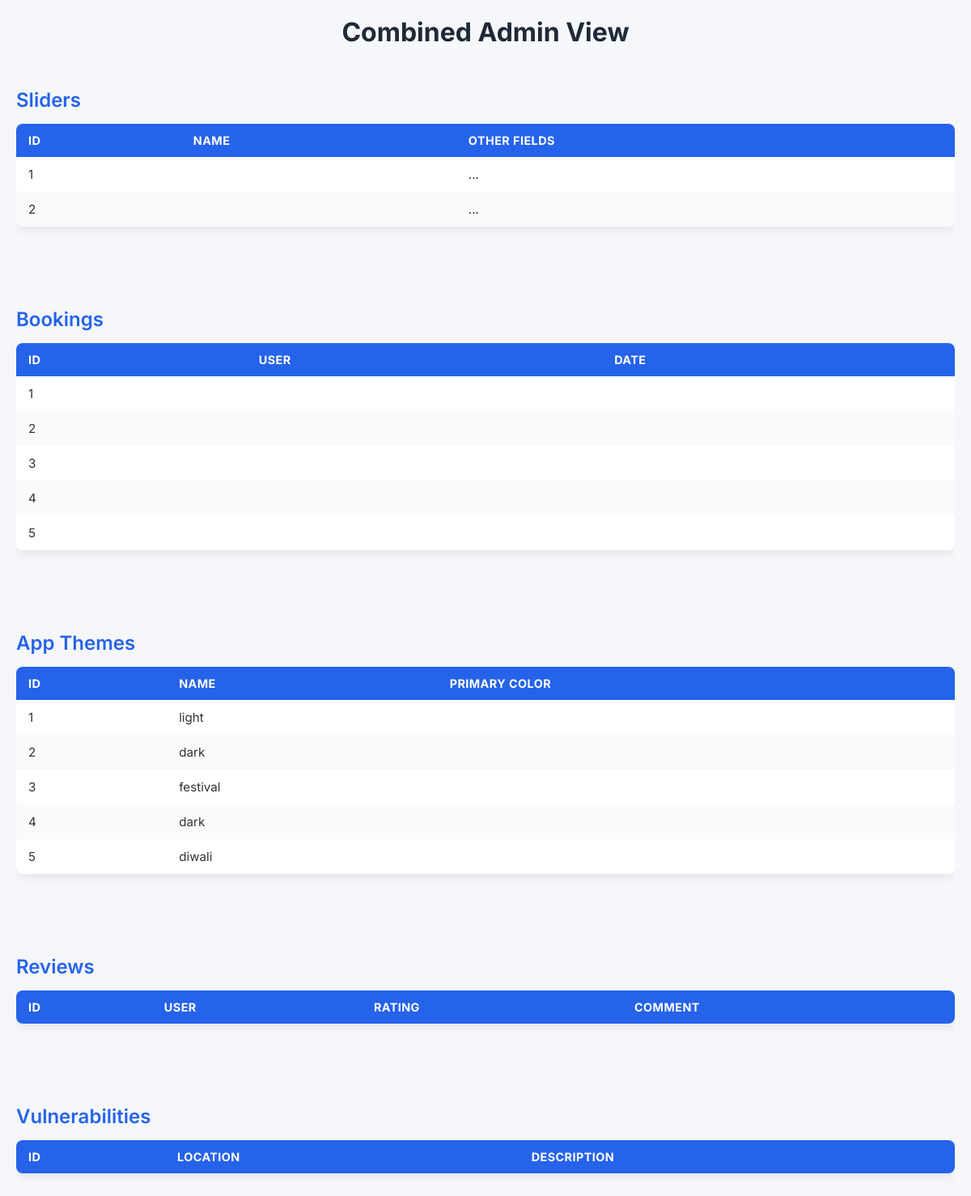
/combined-admin/ (signed in), run on an earlier commit of the app's database.
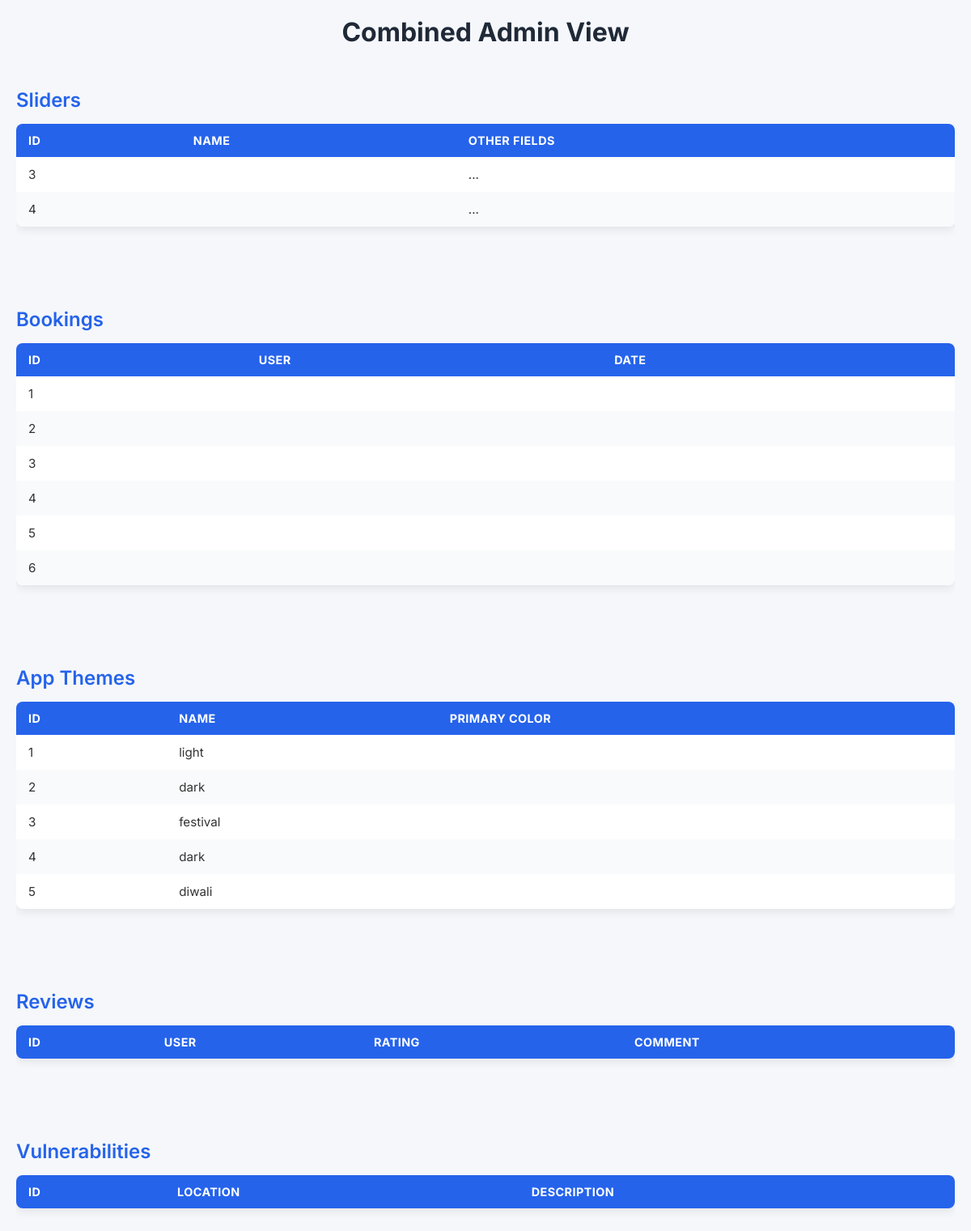
And on a later commit of the database.
### sliders/models.py (models this page shows, shortened)
class Slider(models.Model):
    title = models.CharField(max_length=100, blank=True)
    image = models.ImageField(upload_to='sliders/')
    is_active = models.BooleanField(default=True)
    created_at = models.DateTimeField(auto_now_add=True)

### locations/models.py (models this page shows, shortened)
class Booking(models.Model):
    user_id = models.IntegerField()
    service_id = models.IntegerField()
    latitude = models.FloatField()
    longitude = models.FloatField()
    address = models.CharField(max_length=255, blank=True)
    status = models.CharField(max_length=50, default="pending")
    created_at = models.DateTimeField(auto_now_add=True)

### theme/models.py (models this page shows, shortened)
class AppTheme(models.Model):
    THEME_CHOICES = (
        ('light', 'Light'),
        ('dark', 'Dark'),
        ('festival', 'Festival'),
        ("diwali", "Diwali"),
    )
    name = models.CharField(max_length=20, choices=THEME_CHOICES, default='light')
    is_active = models.BooleanField(default=False)

### backend/urls.py (the view)
# urls.py: path('combined-admin/', combined_view),
@staff_member_required
def combined_view(request):
    sliders = Slider.objects.all()
    bookings = Booking.objects.all()
    themes = AppTheme.objects.all()
    return render(request, 'admin/combined.html', {
        'sliders': sliders,
        'bookings': bookings,
        'themes': themes,
    })

### templates/admin/combined.html (shortened to what this page needs)
<!DOCTYPE html>
<html lang="en">
<head>
</head>
<body>
    <h1>Combined Admin View</h1>
    <h2>Sliders</h2>
    <div class="table-container">
        <table>
            <thead>
                <tr>
                    <th>ID</th>
                    <th>Name</th>
                    <th>Other Fields</th>
                </tr>
            </thead>
            <tbody>
                {% for slider in sliders %}
                <tr>
                    <td>{{ slider.id }}</td>
                    <td>{{ slider.name }}</td>
                    <td>...</td>
                </tr>
                {% endfor %}
            </tbody>
        </table>
    </div>
    <h2>Bookings</h2>
    <div class="table-container">
        <table>
            <thead>
                <tr>
                    <th>ID</th>
                    <th>User</th>
                    <th>Date</th>
                </tr>
            </thead>
            <tbody>
                {% for booking in bookings %}
                <tr>
                    <td>{{ booking.id }}</td>
                    <td>{{ booking.user }}</td>
                    <td>{{ booking.date }}</td>
                </tr>
                {% endfor %}
            </tbody>
        </table>
    </div>
    <h2>App Themes</h2>
    <div class="table-container">
        <table>
            <thead>
                <tr>
                    <th>ID</th>
                    <th>Name</th>
                    <th>Primary Color</th>
                </tr>
            </thead>
            <tbody>
                {% for theme in themes %}
                <tr>
                    <td>{{ theme.id }}</td>
                    <td>{{ theme.name }}</td>
                    <td>{{ theme.primary_color }}</td>
                </tr>
                {% endfor %}
            </tbody>
        </table>
    </div>
    <h2>Reviews</h2>
    <div class="table-container">
        <table>
            <thead>
                <tr>
                    <th>ID</th>
                    <th>User</th>
                    <th>Rating</th>
                    <th>Comment</th>
                </tr>
            </thead>
        </table>
    </div>
    <h2>Vulnerabilities</h2>
    <div class="table-container">
        <table>
            <thead>
                <tr>
                    <th>ID</th>
                    <th>Location</th>
                    <th>Description</th>
                </tr>
            </thead>
        </table>
    </div>
</body>
</html>

### templates/admin/combined.html (style rules this page uses)
* { box-sizing: border-box; margin: 0; padding: 0; font-family: 'Inter', sans-serif; }
body { background: #f5f7fa; padding: 20px; color: #333; }
h1 { font-size: 2rem; margin-bottom: 30px; text-align: center; color: #1f2937; }
h2 { margin-top: 50px; margin-bottom: 15px; color: #2563eb; font-weight: 600; }
table { width: 100%; border-collapse: collapse; background: #fff; border-radius: 8px; overflow: hidden; box-shadow: 0 4px 12px rgba(0,0,0,0.08); margin-bottom: 50px; }
th, td { padding: 12px 15px; text-align: left; }
th { background-color: #2563eb; color: #fff; text-transform: uppercase; font-size: 0.9rem; letter-spacing: 0.03em; }
tr:nth-child(even) { background-color: #f9fafb; }
td { font-size: 0.95rem; }
.table-container { overflow-x: auto; }

What changed in the data, as far as the page shows it:
removed Slider: id "1"
removed Slider: id "2"
added Slider: id "3"
added Slider: id "4"
added Booking: id "6"
